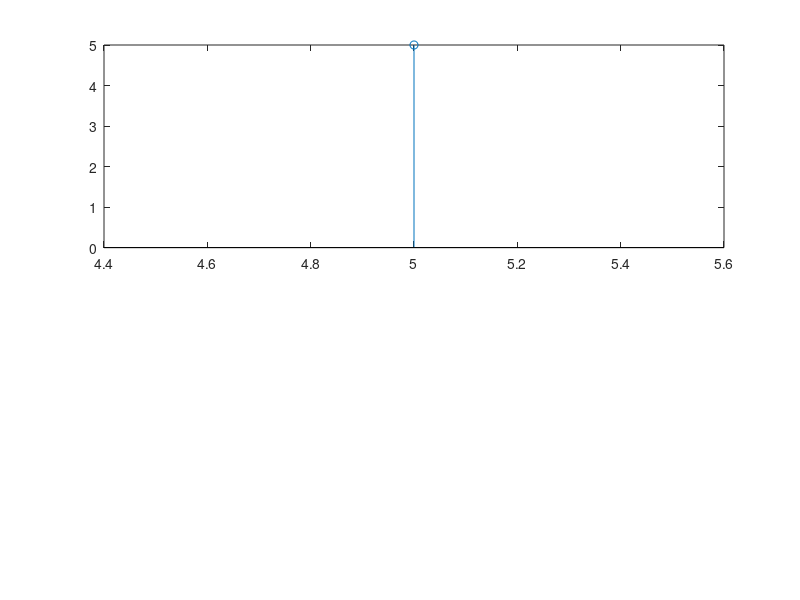

Source code (MATLAB): (Note: this script raises an error after producing the figure.)
clc;
clear all;
close all;

x1=input('enter the sequence :');
n1=input('enter the time range :');

subplot(211);
stem(n1,x1);

[ny4,y4]=idftseq(x1,n1);

subplot(212);
stem(ny4,y4);
title("ifft");